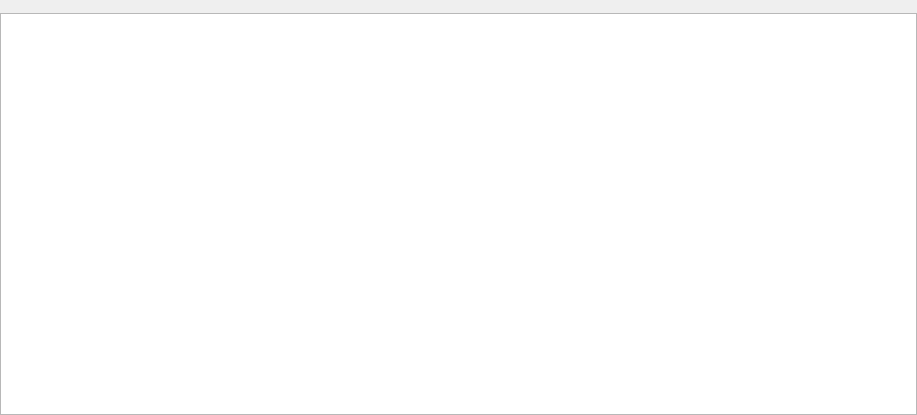
<?xml version="1.0" encoding="UTF-8"?>
<ui version="4.0">
 <class>GanttWidget</class>
 <widget class="QWidget" name="GanttWidget">
  <property name="geometry">
   <rect>
    <x>0</x>
    <y>0</y>
    <width>917</width>
    <height>415</height>
   </rect>
  </property>
  <property name="windowTitle">
   <string>GanttWidget</string>
  </property>
  <layout class="QVBoxLayout" name="verticalLayout_2" stretch="0,1">
   <property name="spacing">
    <number>0</number>
   </property>
   <property name="leftMargin">
    <number>0</number>
   </property>
   <property name="topMargin">
    <number>0</number>
   </property>
   <property name="rightMargin">
    <number>0</number>
   </property>
   <property name="bottomMargin">
    <number>0</number>
   </property>
   <item>
    <layout class="QHBoxLayout" name="horizontalLayout">
     <property name="spacing">
      <number>10</number>
     </property>
     <property name="rightMargin">
      <number>5</number>
     </property>
     <item>
      <spacer name="horizontalSpacer">
       <property name="orientation">
        <enum>Qt::Horizontal</enum>
       </property>
       <property name="sizeHint" stdset="0">
        <size>
         <width>37</width>
         <height>13</height>
        </size>
       </property>
      </spacer>
     </item>
     <item>
      <widget class="GanttPlayerControl" name="playerControl" native="true">
       <property name="sizePolicy">
        <sizepolicy hsizetype="Preferred" vsizetype="Fixed">
         <horstretch>0</horstretch>
         <verstretch>0</verstretch>
        </sizepolicy>
       </property>
       <property name="maximumSize">
        <size>
         <width>16777215</width>
         <height>24</height>
        </size>
       </property>
      </widget>
     </item>
     <item>
      <widget class="GanttPlayerSettings" name="playerSettings" native="true">
       <property name="sizePolicy">
        <sizepolicy hsizetype="Preferred" vsizetype="Fixed">
         <horstretch>0</horstretch>
         <verstretch>0</verstretch>
        </sizepolicy>
       </property>
       <property name="minimumSize">
        <size>
         <width>0</width>
         <height>0</height>
        </size>
       </property>
       <property name="maximumSize">
        <size>
         <width>16777215</width>
         <height>24</height>
        </size>
       </property>
      </widget>
     </item>
    </layout>
   </item>
   <item>
    <layout class="QVBoxLayout" name="verticalLayout">
     <property name="spacing">
      <number>0</number>
     </property>
     <item>
      <widget class="GanttIntervalSlider" name="widgetIntervalSlider" native="true">
       <property name="minimumSize">
        <size>
         <width>0</width>
         <height>0</height>
        </size>
       </property>
      </widget>
     </item>
     <item>
      <widget class="GanttDtLine" name="widgetDtLine" native="true"/>
     </item>
     <item>
      <widget class="GanttGraphicsView" name="ganttView">
       <property name="sizePolicy">
        <sizepolicy hsizetype="Expanding" vsizetype="Expanding">
         <horstretch>0</horstretch>
         <verstretch>0</verstretch>
        </sizepolicy>
       </property>
      </widget>
     </item>
    </layout>
   </item>
  </layout>
 </widget>
 <layoutdefault spacing="6" margin="11"/>
 <customwidgets>
  <customwidget>
   <class>GanttPlayerControl</class>
   <extends>QWidget</extends>
   <header>gantt/player/ganttplayercontrol.h</header>
   <container>1</container>
  </customwidget>
  <customwidget>
   <class>GanttPlayerSettings</class>
   <extends>QWidget</extends>
   <header>gantt/player/ganttplayersettings.h</header>
   <container>1</container>
  </customwidget>
  <customwidget>
   <class>GanttDtLine</class>
   <extends>QWidget</extends>
   <header>gantt/plot/ganttdtline.h</header>
   <container>1</container>
  </customwidget>
  <customwidget>
   <class>GanttIntervalSlider</class>
   <extends>QWidget</extends>
   <header>gantt/ganttintervalslider.h</header>
   <container>1</container>
  </customwidget>
  <customwidget>
   <class>GanttGraphicsView</class>
   <extends>QGraphicsView</extends>
   <header>gantt/plot/ganttgraphicsview.h</header>
  </customwidget>
 </customwidgets>
 <resources/>
 <connections/>
</ui>
